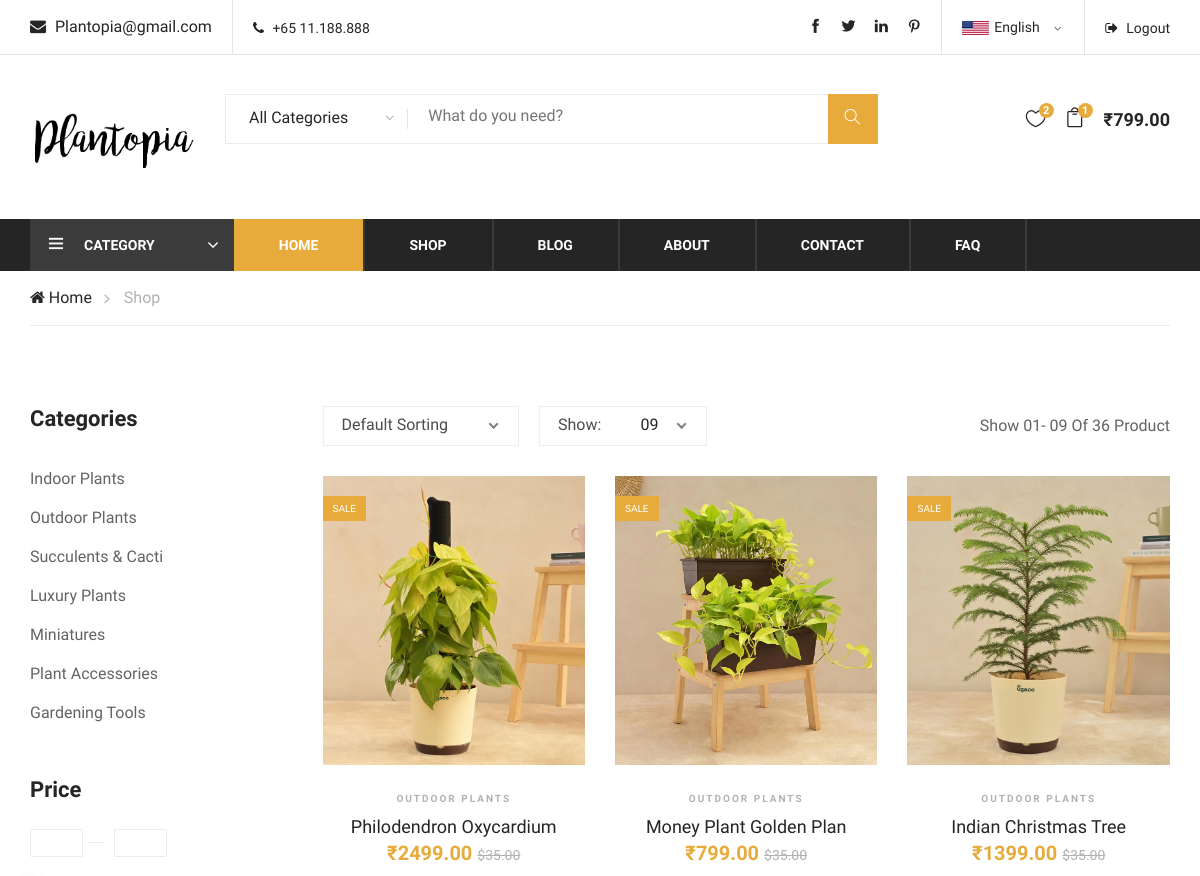
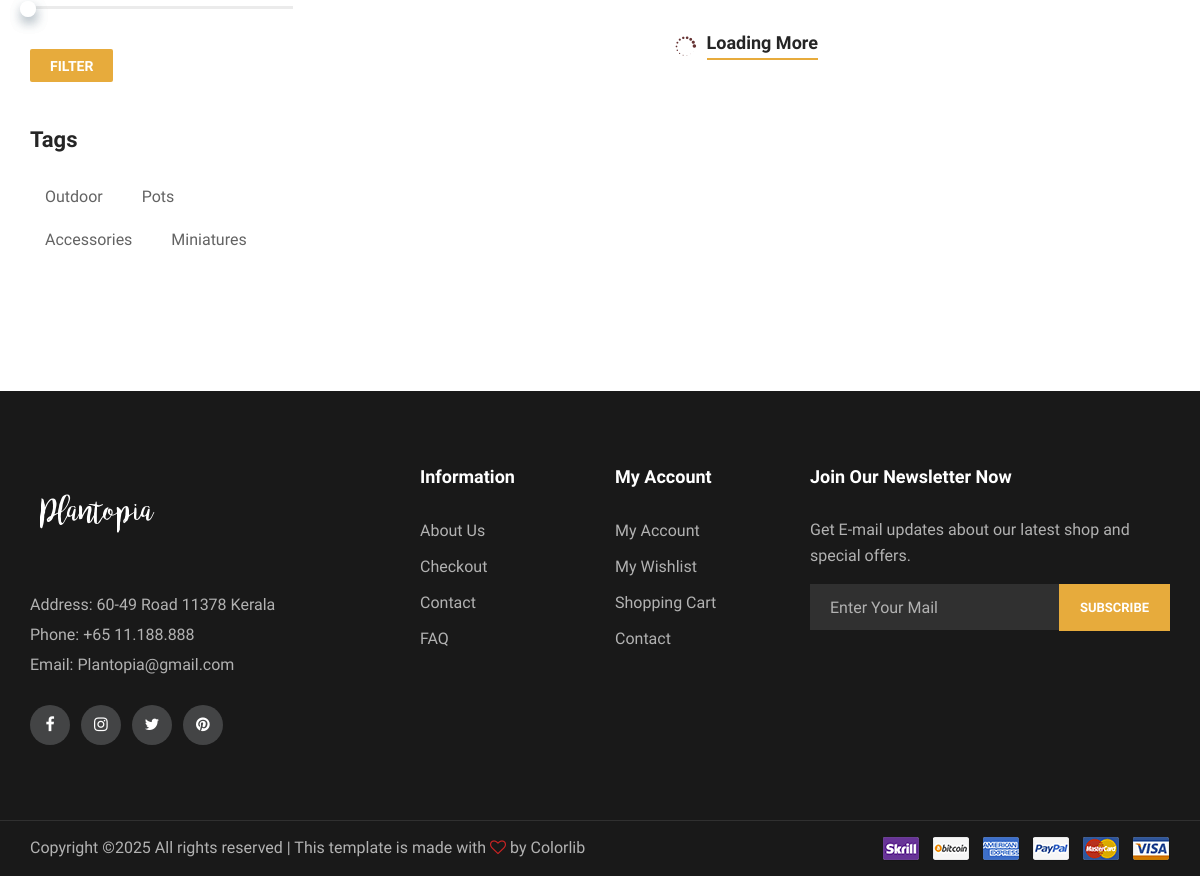
/outdoor/ (signed in), run on the app's committed database (2 pictures, top to bottom).
### ecomapp/models.py (models this page shows, shortened)
class Product(models.Model):
	category=models.ForeignKey(Category,on_delete=models.CASCADE,related_name="products")
	name=models.CharField(max_length=100)
	scientific_name=models.CharField(max_length=50)
	soil=models.CharField(max_length=100)
	height=models.DecimalField(max_digits=5,decimal_places=2)
	weight=models.DecimalField(max_digits=5,decimal_places=2)
	about_plant=models.CharField(max_length=100)
	description=models.TextField(blank=True)
	price=models.DecimalField(max_digits=10,decimal_places=2)
	created_date=models.DateTimeField(auto_now_add=True)
	in_stock=models.BooleanField(default=True)

class Productimage(models.Model):
	product=models.ForeignKey(Product,on_delete=models.CASCADE,related_name="images")
	image=models.ImageField(upload_to="Product_img/",blank=True)
	class Meta:
		verbose_name_plural = 'Product Images'

class Category(models.Model):
	name=models.CharField(max_length=20)
	class Meta:
		verbose_name = 'Category'
		verbose_name_plural = 'Categories'
	def __str__(self):
		return self.name

### ecomapp/views.py (the view)
# urls.py: path("outdoor/",views.outdoorplant,name="outdoor"),
def outdoorplant(request):
	outdoor_plants=Product.objects.filter(category=2)
	productimages=Productimage.objects.all()
	context={"outdoor_plants":outdoor_plants,"productimages":productimages
	}
	return render(request,"outdoor.html",context)

### ecomapp/context_processors.py (called while the page is built)
def cart_items(request):
	cart=getcart(request)
	cart_items=cart.items.all()
	total_amount=sum(items.product.price*items.quantity for items in cart_items)
	coupon_id=request.session.get("coupon_id")
	discount=0
	if coupon_id:
		coupon=get_object_or_404(Coupon,id=coupon_id)
		discount=(coupon.discount)
		total_amount-=discount
	else:
		total_amount=sum(item.product.price * item.quantity for item in cart_items)
	context={"cart":cart,"cart_items":cart_items,"total_amount":total_amount,"discount":discount}
	return {"cart_items":cart_items,"total_amount":total_amount,"discount":discount}

def cart_length(request):
	if request.user.is_authenticated:
		try:
			cart = Cart.objects.get(user=request.user)
			cart_length = cart.items.count()  # Count the number of items in the cart
		except Cart.DoesNotExist:
			cart_length = 0
	else:
		cart_length = 0
	return {'cart_length': cart_length}

def wishlist_length(request):
	if request.user.is_authenticated:
		wishlist_items=Whishlist.objects.filter(user=request.user).select_related("product")
		wishlist_length = wishlist_items.count()  # Count the number of items in the cart
	else:
		wishlist_items=[]
		wishlist_length = 0 # Count the number of items in the cart
	return {'wishlist_length':wishlist_length,"wishlist_items":wishlist_items}

### ecomapp/views.py (called while the page is built)
def getcart(request):
	if not request.session.session_key:
		request.session.create()  # Create a new session if it doesn't exist
	if request.user.is_authenticated:
		cart, created = Cart.objects.get_or_create(user=request.user)
	else:
		session_id = request.session.session_key
		cart, created = Cart.objects.get_or_create(session_id=session_id)
	return cart

### templates/outdoor.html (shortened to what this page needs)
{% extends "base.html" %}
{% load static %}
{% block content %}
    <div class="breacrumb-section">
        <div class="container">
            <div class="row">
                <div class="col-lg-12">
                    <div class="breadcrumb-text">
                        <a href="{% url 'index' %}"><i class="fa fa-home"></i> Home</a>
                        <span>Shop</span>
                    </div>
                </div>
            </div>
        </div>
    </div>
    <section class="product-shop spad">
        <div class="container">
            <div class="row">
                <div class="col-lg-3 col-md-6 col-sm-8 order-2 order-lg-1 produts-sidebar-filter">
                    <div class="filter-widget">
                        <h4 class="fw-title">Categories</h4>
                        <ul class="filter-catagories">
                             <li><a href="{% url 'indoor' %}">Indoor Plants</a></li>
                            <li><a href="{% url 'outdoor' %}">Outdoor Plants</a></li>
                            <li><a href="{% url 'succi' %}">Succulents & Cacti</a></li>
                            <li><a href="#">Luxury Plants</a></li>
                            <li><a href="#">Miniatures</a></li>
                            <li><a href="#">Plant Accessories</a></li>
                            <li><a href="#">Gardening Tools</a></li>
                        </ul>
                    </div>
                    <div class="filter-widget">
                        <h4 class="fw-title">Price</h4>
                        <div class="filter-range-wrap">
                            <div class="range-slider">
                                <div class="price-input">
                                    <input type="text" id="minamount">
                                    <input type="text" id="maxamount">
                                </div>
                            </div>
                            <div class="price-range ui-slider ui-corner-all ui-slider-horizontal ui-widget ui-widget-content"
                                data-min="33" data-max="98">
                                <span tabindex="0" class="ui-slider-handle ui-corner-all ui-state-default"></span>
                            </div>
                        </div>
                        <a href="#" class="filter-btn">Filter</a>
                    </div>
                    <div class="filter-widget">
                        <h4 class="fw-title">Tags</h4>
                        <div class="fw-tags">
                            <a href="#">Outdoor</a>
                            <a href="#">Pots</a>
                            <a href="#">Accessories</a>
                            <a href="#">Miniatures</a>
                        </div>
                    </div>
                </div>
                <div class="col-lg-9 order-1 order-lg-2">
                    <div class="product-show-option">
                        <div class="row">
                            <div class="col-lg-7 col-md-7">
                                <div class="select-option">
                                </div>
                            </div>
                            <div class="col-lg-5 col-md-5 text-right">
                                <p>Show 01- 09 Of 36 Product</p>
                            </div>
                        </div>
                    </div>
                    <div class="product-list">
                        <div class="row">
                        	{% for i in outdoor_plants %}
                            <div class="col-lg-4 col-sm-6">
                                <div class="product-item">
                                    <div class="pi-pic">
                                        <img src="{{i.images.first.image.url}}" alt="">
                                        <div class="sale pp-sale">Sale</div>
                                    </div>
                                    <div class="pi-text">
                                        <div class="catagory-name">{{i.category}}</div>
                                        <a href="{% url 'product' i.id %}">
                                            <h5>{{i.name}}</h5>
                                        </a>
                                        <div class="product-price">
                                            ₹{{i.price}}
                                            <span>$35.00</span>
                                        </div>
                                    </div>
                                </div>
                            </div>
                            {% endfor %}
                        </div>
                    </div>
                    <div class="loading-more">
                        <i class="icon_loading"></i>
                        <a href="#">
                            Loading More
                        </a>
                    </div>
                </div>
            </div>
        </div>
    </section>
{% endblock %}

### static/css/style.css (style rules this page uses)
html, body { height: 100%; font-family: "Muli", sans-serif; -webkit-font-smoothing: antialiased; font-smoothing: antialiased; }
h1, h2, h3, h4, h5, h6 { margin: 0; color: #111111; font-weight: 400; font-family: "Muli", sans-serif; }
h4 { font-size: 24px; }
h5 { font-size: 18px; }
p { font-size: 16px; font-family: "Muli", sans-serif; color: #636363; font-weight: 400; line-height: 26px; margin: 0 0 15px 0; }
img { max-width: 100%; }
ul, ol { padding: 0; margin: 0; }
.spad { padding-top: 100px; padding-bottom: 100px; }
.product-item { margin-bottom: 26px; }
.product-item .pi-pic { overflow: hidden; position: relative; }
.product-item .pi-pic img { min-width: 100%; }
.product-item .pi-pic .sale { color: #ffffff; font-size: 10px; background: #76BC42; position: absolute; left: 0; top: 20px; padding: 5px 10px; text-transform: uppercase; }
.product-item .pi-pic .sale.pp-sale { background: #e7ab3c; }
.product-item .pi-text { text-align: center; padding-top: 26px; }
.product-item .pi-text .catagory-name { font-size: 10px; color: #b2b2b2; font-weight: 700; letter-spacing: 2px; text-transform: uppercase; margin-bottom: 10px; }
.product-item .pi-text a { display: block; }
.product-item .pi-text a h5 { color: #252525; }
.product-item .pi-text .product-price { color: #e7ab3c; font-size: 20px; font-weight: 700; }
.product-item .pi-text .product-price span { font-size: 14px; font-weight: 400; color: #b2b2b2; text-decoration: line-through; }
.breadcrumb-text { border-bottom: 1px solid #ebebeb; padding: 15px 0; }
.breadcrumb-text a { display: inline-block; font-size: 16px; color: #252525; margin-right: 28px; position: relative; }
.breadcrumb-text a:after { position: absolute; right: -18px; top: 0px; content: ""; font-family: "FontAwesome"; font-size: 16px; color: #b2b2b2; }
.breadcrumb-text span { display: inline-block; color: #b2b2b2; }
.product-shop { padding-top: 80px; padding-bottom: 80px; }
.filter-widget { margin-bottom: 45px; }
.filter-widget .fw-title { color: #252525; font-size: 22px; font-weight: 700; margin-bottom: 26px; }
.filter-widget .filter-catagories li { list-style: none; }
.filter-widget .filter-catagories li a { display: inline-block; color: #636363; font-size: 16px; line-height: 39px; }
.filter-widget .filter-range-wrap { margin-bottom: 40px; }
.filter-widget .filter-range-wrap .range-slider { margin-bottom: 25px; }
.filter-widget .filter-range-wrap .range-slider .price-input { position: relative; }
.filter-widget .filter-range-wrap .range-slider .price-input:after { position: absolute; left: 58px; top: 13px; height: 1px; width: 17px; background: #ebebeb; content: ""; }
.filter-widget .filter-range-wrap .range-slider .price-input input { font-size: 16px; color: #252525; max-width: 20%; text-align: center; border: 1px solid #ebebeb; border-radius: 2px; }
.filter-widget .filter-range-wrap .range-slider .price-input input:nth-child(1) { margin-right: 28px; }
.filter-widget .filter-range-wrap .price-range { border-radius: 0; }
.filter-widget .filter-range-wrap .price-range.ui-widget-content { border: none; background: #ebebeb; height: 3px; }
.filter-widget .filter-range-wrap .price-range.ui-widget-content .ui-slider-handle { height: 16px; width: 16px; border-radius: 50%; background: #ffffff; border: none; -webkit-box-shadow: 1px 6px 14px -4px #425c6d; box-shadow: 1px 6px 14px -4px #425c6d; outline: none; }
.filter-widget .filter-btn { font-size: 14px; color: #ffffff; font-weight: 700; background: #e7ab3c; padding: 7px 20px 5px; border-radius: 2px; display: inline-block; text-transform: uppercase; }
.filter-widget .fw-tags a { display: inline-block; font-size: 16px; color: #636363; padding: 5px 15px; border: 1px soli d #ebebeb; margin-right: 5px; margin-bottom: 9px; border-radius: 2px; }
.product-show-option { margin-bottom: 30px; }
.product-show-option .select-option { display: -webkit-box; display: -ms-flexbox; display: flex; }
.product-show-option p { margin-bottom: 0; color: #636363; line-height: 39px; }
.loading-more { text-align: center; padding-top: 10px; }
.loading-more i { font-size: 22px; color: #663333; margin-right: 6px; position: relative; top: 7px; }
.loading-more a { font-size: 18px; font-weight: 700; color: #252525; position: relative; display: inline-block; }
.loading-more a:before { position: absolute; left: 0; bottom: -4px; width: 100%; height: 2px; background: #e7ab3c; content: ""; }
@media only screen and (min-width: 1200px) { .container { max-width: 1170px; } }

### data on the page
Product: images.first.image (picture), category "OUTDOOR PLANTS", name "Philodendron Oxycardium", price "2499.00"
Product: images.first.image (picture), category "OUTDOOR PLANTS", name "Money Plant Golden Plan", price "799.00"
Product: images.first.image (picture), category "OUTDOOR PLANTS", name "Indian Christmas Tree", price "1399.00"

### other printed values
{{ wishlist_length }} "2"
{{ cart_length }} "1"
{{ total_amount }} "799.00"
